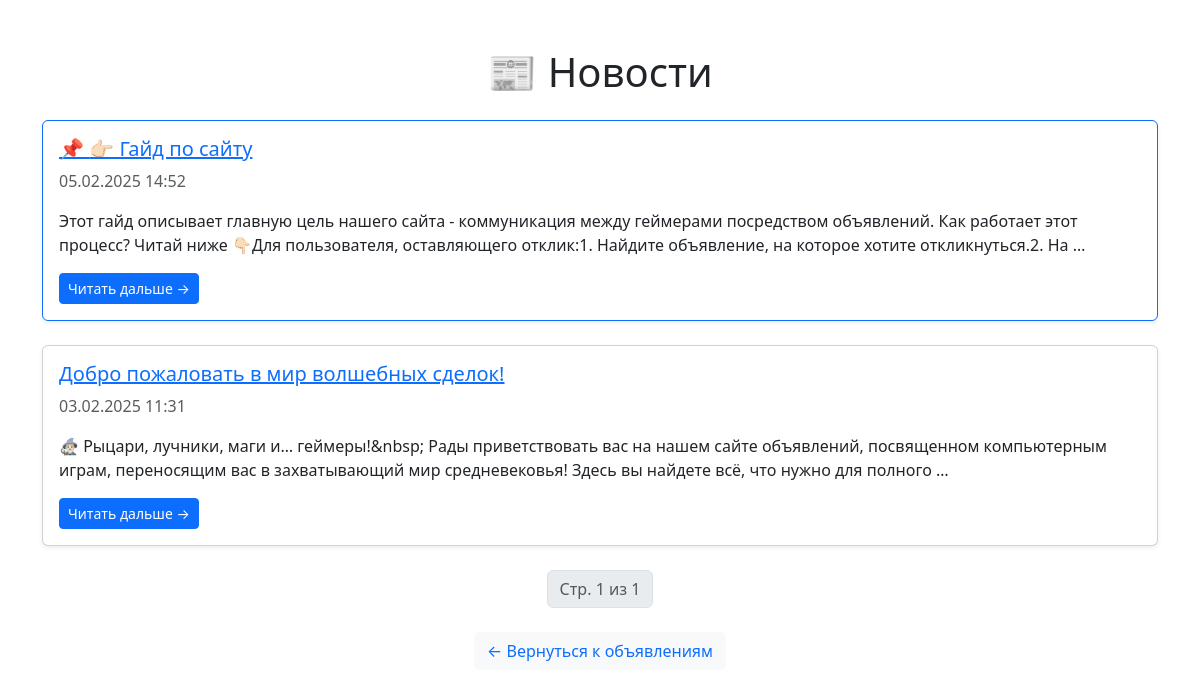
Page /news/ on the committed database.
### board/models.py (models this page shows, shortened)
class News(models.Model):
    title = models.CharField(max_length=250, verbose_name='Заголовок')
    content = CKEditor5Field(verbose_name='Содержание новости', default='')
    date = models.DateTimeField(auto_now_add=True,
                                verbose_name='Дата публикации')
    class Meta:
        ordering = ['-date']
        verbose_name = 'Новость'
        verbose_name_plural = 'Новости'

### board/views.py (the view)
# urls.py: path('news/', news_list, name='news_list'),
def news_list(request):
    news = News.objects.all().order_by('-date')
    pinned_news = news.filter(id=4)
    other_news = news.exclude(id=4)  # Все остальные
    paginator = Paginator(news, 10)
    page_number = request.GET.get('page')
    page_obj = paginator.get_page(page_number)
    return render(request, 'news_list.html', {
        'pinned_news': pinned_news.first(),  # Передаем 1 новость
        'page_obj': page_obj
    })

### templates/news_list.html (shortened to what this page needs)
{% extends 'flatpages/default.html' %}
{% block content %}
<div class="container mt-5">
    <h1 class="text-center mb-4">📰 Новости</h1>
    {% if pinned_news %}
        <div class="news-card card mb-4 shadow-sm border-primary">
            <div class="row g-0">
                <div class="col-md">
                    <div class="card-body">
                        <h5 class="card-title">
                            <a href="{% url 'news_detail' news_id=pinned_news.id %}" class="news-link text-primary">
                                📌 {{ pinned_news.title }}
                            </a>
                        </h5>
                        <p class="text-muted">{{ pinned_news.date|date:"d.m.Y H:i" }}</p>
                        <p class="card-text">{{ pinned_news.content|striptags|truncatewords:30 }}</p>
                        <a href="{% url 'news_detail' news_id=pinned_news.id %}" class="btn btn-primary btn-sm animated-btn">
                            Читать дальше →
                        </a>
                    </div>
                </div>
            </div>
        </div>
    {% endif %}
    {% for item in page_obj %}
        {% if item.id != pinned_news.id %}
            <div class="news-card card mb-4 shadow-sm">
                <div class="row g-0">
                    <div class="col-md">
                        <div class="card-body">
                            <h5 class="card-title">
                                <a href="{% url 'news_detail' news_id=item.id %}" class="news-link">
                                    {{ item.title }}
                                </a>
                            </h5>
                            <p class="text-muted">{{ item.date|date:"d.m.Y H:i" }}</p>
                            <p class="card-text">{{ item.content|striptags|truncatewords:30 }}</p>
                            <a href="{% url 'news_detail' news_id=item.id %}" class="btn btn-primary btn-sm animated-btn">
                                Читать дальше →
                            </a>
                        </div>
                    </div>
                </div>
            </div>
        {% endif %}
    {% empty %}
        <p class="text-center">📭 Пока нет новостей.</p>
    {% endfor %}
    <nav aria-label="Навигация по страницам">
        <ul class="pagination justify-content-center">
            <li class="page-item disabled">
                <span class="page-link">Стр. {{ page_obj.number }} из {{ page_obj.paginator.num_pages }}</span>
            </li>
        </ul>
    </nav>
    <div class="text-center mt-4">
        <a href="{% url 'ads_list' %}" class="btn btn-light text-primary animated-btn">← Вернуться к объявлениям</a>
    </div>
</div>
{% endblock %}

### templates/news_list.html (style rules this page uses)
.animated-btn { transition: transform 0.2s ease-in-out, background-color 0.3s ease-in-out; }

### rows in the picture
News: title "👉🏻 Гайд по сайту", date "05.02.2025 14:52", content "Этот гайд описывает главную цель нашего сайта - коммуникация между геймерами посредством объявлений. Как работает этот процесс? Читай ниже 👇🏻Для пользователя, оставляющего отклик:1. Найдите объявление, на которое хотите откликнуться.2. На …"
News: title "Добро пожаловать в мир волшебных сделок!", date "03.02.2025 11:31", content "🧙🏻‍♂️ Рыцари, лучники, маги и… геймеры!&nbsp; Рады приветствовать вас на нашем сайте объявлений, посвященном компьютерным играм, переносящим вас в захватывающий мир средневековья! Здесь вы найдете всё, что нужно для полного …"

### other values in the picture
{{ page_obj.number }} "1"
{{ page_obj.paginator.num_pages }} "1"
